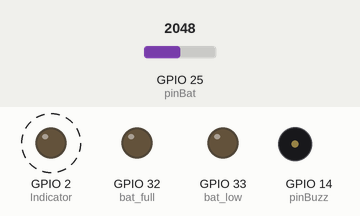
A program run on a simulated ESP32. Shown: output pins drawn as LEDs (lit = HIGH), buzzer (waves = sounding, pin HIGH). Dashed ring = blinking. The inputs (shaded band) are chosen by the test bench; at power-on: GPIO 25 (pinBat) = 2048. Nothing arrives over Bluetooth unless stated; what the program prints to the serial monitor is not drawn.

Above: at 4.0 s.
4.1 s: GPIO 25 (pinBat) set to 1672
10.6 s: GPIO 25 (pinBat) set to 1564
At 11.7 s:
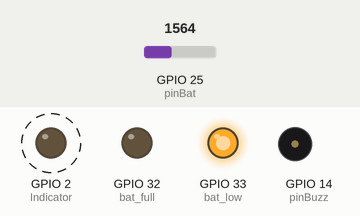
16.9 s: GPIO 25 (pinBat) set to 1640
At 18.9 s:
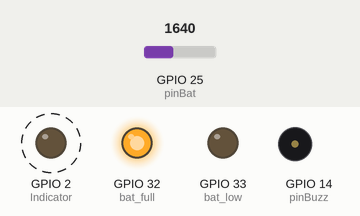
23.3 s: GPIO 25 (pinBat) set to 1560
At 24.9 s:
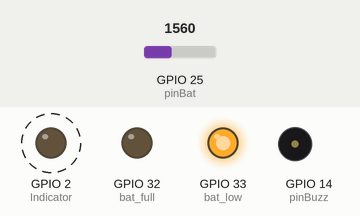
Timing chart, 0 to 30.6 s (numbered marks = the images above; inputs shaded):
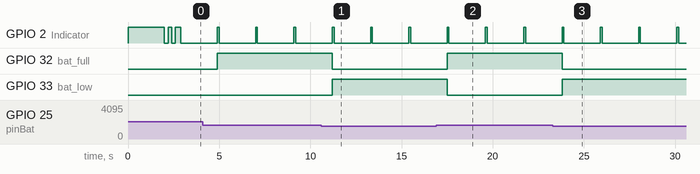

Measured:
- the behaviour switches between 1601 and 1600 on GPIO 25 (pinBat) (found by bisection; images 0 and 1)
- after the input at 10.6 s, GPIO 32 (bat_full): HIGH → LOW after 0.60 s; GPIO 33 (bat_low): LOW → HIGH after 0.60 s
- after the input at 16.9 s, GPIO 32 (bat_full): LOW → HIGH after 0.60 s; GPIO 33 (bat_low): HIGH → LOW after 0.60 s
- after the input at 23.3 s, GPIO 32 (bat_full): HIGH → LOW after 0.50 s; GPIO 33 (bat_low): LOW → HIGH after 0.50 s
- by itself, GPIO 2 (Indicator): alternates HIGH for 0.10 s and LOW for 2.0 s

The program:

main.cpp
```cpp
#include <Arduino.h>
#include "BluetoothSerial.h"
/*
master(header up)   : 7C:9E:BD:47:A9:26
slave(header down)  : 24:6F:28:B0:4D:5A
*/

#if !defined(CONFIG_BT_ENABLED) || !defined(CONFIG_BLUEDROID_ENABLED)
#error Bluetooth is not enabled! Please run `make menuconfig` to and enable it
#endif
#define Indicator 2
#define pinBat    25
#define bat_full  32
#define bat_low   33
#define pinBuzz   14

BluetoothSerial SlaveBT;
uint8_t address[6]    = {0x7C, 0x9E, 0xBD, 0x47, 0xA9, 0x26};
float Vbat=0;

void setup() {
  Serial.begin(115200);
  pinMode(Indicator,OUTPUT);
  pinMode(pinBuzz,OUTPUT);
  pinMode(bat_full,OUTPUT);
  pinMode(bat_low,OUTPUT);
  pinMode(pinBat,INPUT);
  SlaveBT.begin("Slave Key");
  Serial.println("Slave Started!!!");
  // SlaveBT.connect(address);
  //----------Start up tone----------//
  digitalWrite(Indicator,HIGH);
  delay(2000);
  digitalWrite(Indicator,LOW);
  delay(200);
  digitalWrite(Indicator,HIGH);
  delay(200);
  digitalWrite(Indicator,LOW);
  delay(200);
  digitalWrite(Indicator,HIGH);
  delay(200);
  digitalWrite(Indicator,LOW);
}

void batt(){
  Vbat=analogRead(pinBat);
  if(Vbat>1600){//40 % batt
    digitalWrite(bat_full,HIGH);
    digitalWrite(bat_low,LOW);
  }else{
    digitalWrite(bat_full,LOW);
    digitalWrite(bat_low,HIGH);
  }
}

void loop() {
  while (SlaveBT.connected(1000))
  {
    digitalWrite(Indicator,HIGH);
    delay(100);
    digitalWrite(Indicator,LOW);
    delay(2000);
    batt();
  }

  digitalWrite(Indicator,HIGH);
  digitalWrite(pinBuzz,HIGH);
  delay(200);
  digitalWrite(Indicator,LOW);
  digitalWrite(pinBuzz,LOW);
  delay(200);
  batt();

}
```
